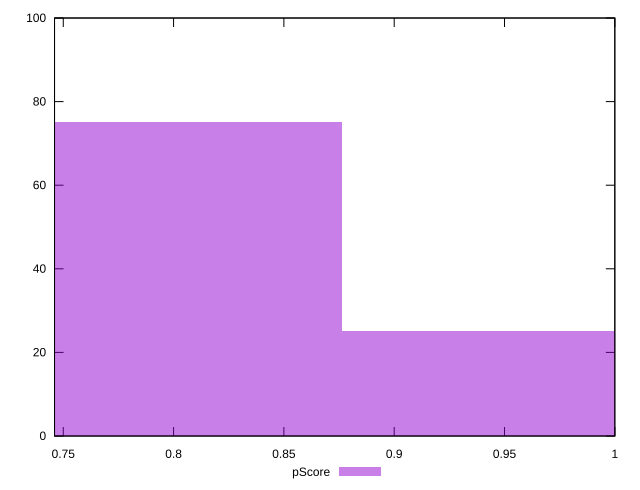

Reproduce this figure in gnuplot.
reset

$pScore <<EOF
0.7512549217817306 75
1.0016732290423074 25
EOF

set key outside below
set boxwidth 0.25041830726057684
set xrange [0.7460433333333333:1]
set yrange [0:100]
set trange [0:100]
set style fill transparent solid 0.5 noborder
set terminal svg size 640, 490 enhanced background rgb 'white'
set output "report_00018_2021-02-10T15-25-16.877Z/uses-rel-preconnect/samples/pages+cached/pScore/histogram.svg"

plot $pScore title "pScore" with boxes

reset
